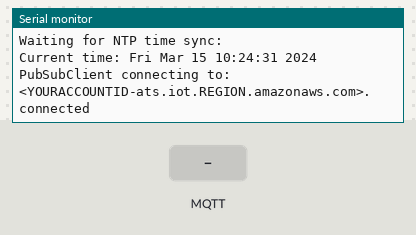
Bench run of a sketch on a simulated ESP8266 (NodeMCU). Parts: the last lines printed to the serial monitor. Inputs (shaded band) come from the test bench. WiFi joins after 1.5 s; servers stay silent unless stated; the local clock reads 2024-03-15 10:24:30 at power-on unless the sketch sets it; random numbers use the default seed unless the sketch sets one; no MQTT or app messages arrive unless stated.

Above: at 2.7 s.
2.8 s: MQTT message "1" arrives on the first subscribed topic
At 3.5 s:
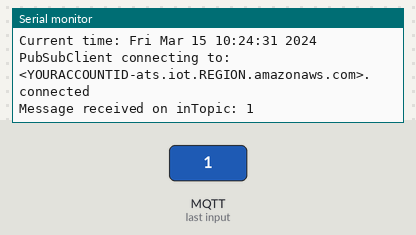
5.8 s: MQTT message "on" arrives on the first subscribed topic
At 7.0 s:
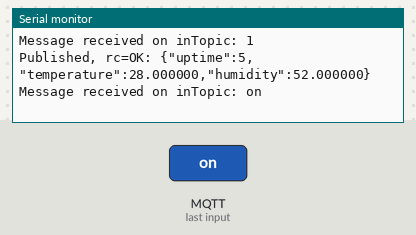
7.3 s: MQTT message "off" arrives on the first subscribed topic
At 8.2 s:
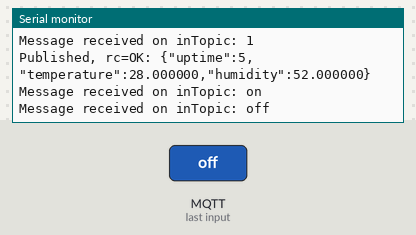

The sketch:

sketch_jun12a.ino
```cpp
// (licence header left out)
#include <ESP8266WiFi.h>
#include <PubSubClient.h>

const char* ssid = "<Your-WiFi-Network-Here>";
const char* password = "<Your-Password-Here>";

const char* awsEndpoint = "<YOURACCOUNTID-ats.iot.REGION.amazonaws.com>"; //AWS IoT Core--> Settings (Device data endpoint)

// For the two certificate strings below paste in the text of your AWS
// device certificate and private key:

// xxxxxxxxxx-certificate.pem.crt
static const char certificatePemCrt[] PROGMEM = R"EOF(
-----BEGIN CERTIFICATE-----

-----END CERTIFICATE-----
)EOF";

// xxxxxxxxxx-private.pem.key
static const char privatePemKey[] PROGMEM = R"EOF(
-----BEGIN RSA PRIVATE KEY-----

-----END RSA PRIVATE KEY-----
)EOF";

// This is the AWS IoT CA Certificate from:
// https://docs.aws.amazon.com/iot/latest/developerguide/managing-device-certs.html#server-authentication
// This one in here is the 'RSA 2048 bit key: Amazon Root CA 1' which is valid
// until January 16, 2038 so unless it gets revoked you can leave this as is:
static const char caPemCrt[] PROGMEM = R"EOF(
-----BEGIN CERTIFICATE-----

-----END CERTIFICATE-----
)EOF";

BearSSL::X509List client_crt(certificatePemCrt);
BearSSL::PrivateKey client_key(privatePemKey);
BearSSL::X509List rootCert(caPemCrt);

WiFiClientSecure wiFiClient;
void msgReceived(char* topic, byte* payload, unsigned int len);
PubSubClient pubSubClient(awsEndpoint, 8883, msgReceived, wiFiClient);

void setup() {
  Serial.begin(115200); Serial.println();
  Serial.println("ESP8266 AWS IoT Example");

  Serial.print("Connecting to "); Serial.print(ssid);
  WiFi.begin(ssid, password);
  WiFi.waitForConnectResult();
  Serial.print(", WiFi connected, IP address: "); Serial.println(WiFi.localIP());

  // get current time, otherwise certificates are flagged as expired
  setCurrentTime();

  wiFiClient.setClientRSACert(&client_crt, &client_key);
  wiFiClient.setTrustAnchors(&rootCert);
}

unsigned long lastPublish;
int msgCount;

void loop() {

  pubSubCheckConnect();

  //If you need to increase buffer size, change MQTT_MAX_PACKET_SIZE in PubSubClient.h
   char fakeData[128];

  float var1 =  random(0,120); //fake number range, adjust as you like
  float var2 =  random(0,100);
  sprintf(fakeData,  "{\"uptime\":%lu,\"temperature\":%f,\"humidity\":%f}", millis() / 1000, var1, var2);

  if (millis() - lastPublish > 5000) {
    boolean rc = pubSubClient.publish("outTopic", fakeData);
    Serial.print("Published, rc=");
    Serial.print( (rc ? "OK: " : "FAILED: ") );
    Serial.println(fakeData);
    lastPublish = millis();
  }
}

void msgReceived(char* topic, byte* payload, unsigned int length) {
  Serial.print("Message received on "); Serial.print(topic); Serial.print(": ");
  for (int i = 0; i < length; i++) {
    Serial.print((char)payload[i]);
  }
  Serial.println();
}

void pubSubCheckConnect() {
  if ( ! pubSubClient.connected()) {
    Serial.print("PubSubClient connecting to: "); Serial.print(awsEndpoint);
    while ( ! pubSubClient.connected()) {
      Serial.print(".");
      pubSubClient.connect("ESPthing");
    }
    Serial.println(" connected");
    pubSubClient.subscribe("inTopic");
  }
  pubSubClient.loop();
}

void setCurrentTime() {
  configTime(3 * 3600, 0, "pool.ntp.org", "time.nist.gov");

  Serial.print("Waiting for NTP time sync: ");
  time_t now = time(nullptr);
  while (now < 8 * 3600 * 2) {
    delay(500);
    Serial.print(".");
    now = time(nullptr);
  }
  Serial.println("");
  struct tm timeinfo;
  gmtime_r(&now, &timeinfo);
  Serial.print("Current time: "); Serial.print(asctime(&timeinfo));
}
```

Measured:
- after the input at 2.8 s, the serial monitor: prints a new line at once (image 1)
- after the input at 5.8 s, the serial monitor: prints a new line at once (image 2)
- after the input at 7.3 s, the serial monitor: prints a new line at once (image 3)
